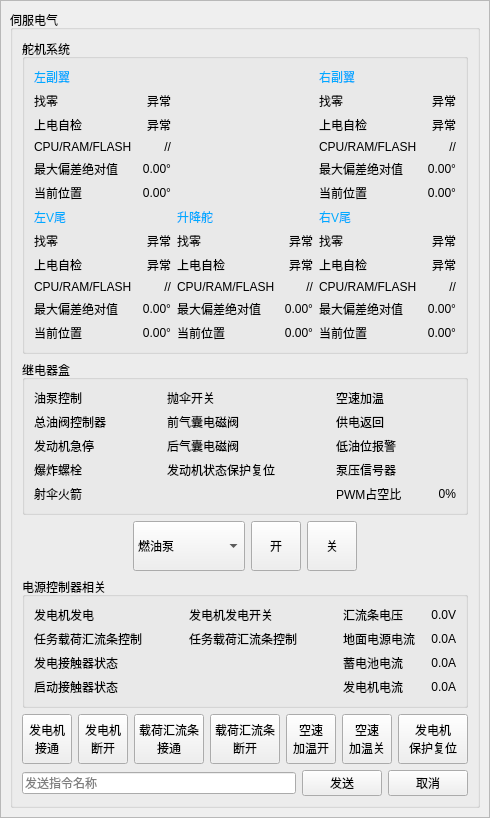
<?xml version="1.0" encoding="UTF-8"?>
<ui version="4.0">
 <class>ServoElectricPanel</class>
 <widget class="QWidget" name="ServoElectricPanel">
  <property name="geometry">
   <rect>
    <x>0</x>
    <y>0</y>
    <width>488</width>
    <height>671</height>
   </rect>
  </property>
  <property name="windowTitle">
   <string>Form</string>
  </property>
  <layout class="QGridLayout" name="gridLayout">
   <property name="leftMargin">
    <number>0</number>
   </property>
   <property name="topMargin">
    <number>0</number>
   </property>
   <property name="rightMargin">
    <number>0</number>
   </property>
   <property name="bottomMargin">
    <number>0</number>
   </property>
   <property name="spacing">
    <number>0</number>
   </property>
   <item row="0" column="0">
    <widget class="QFrame" name="frame">
     <property name="frameShape">
      <enum>QFrame::StyledPanel</enum>
     </property>
     <property name="frameShadow">
      <enum>QFrame::Raised</enum>
     </property>
     <layout class="QGridLayout" name="gridLayout_2">
      <item row="0" column="0">
       <widget class="QGroupBox" name="groupBox">
        <property name="title">
         <string>伺服电气</string>
        </property>
        <layout class="QVBoxLayout" name="verticalLayout">
         <item>
          <widget class="QGroupBox" name="groupBox_2">
           <property name="title">
            <string>舵机系统</string>
           </property>
           <layout class="QGridLayout" name="gridLayout_3">
            <item row="0" column="0">
             <widget class="QLabel" name="label">
              <property name="styleSheet">
               <string notr="true">color: rgb(0, 170, 255);</string>
              </property>
              <property name="text">
               <string>左副翼</string>
              </property>
             </widget>
            </item>
            <item row="0" column="4">
             <widget class="QLabel" name="label_55">
              <property name="styleSheet">
               <string notr="true">color: rgb(0, 170, 255);</string>
              </property>
              <property name="text">
               <string>右副翼</string>
              </property>
             </widget>
            </item>
            <item row="1" column="0">
             <widget class="QLabel" name="label_2">
              <property name="text">
               <string>找零</string>
              </property>
             </widget>
            </item>
            <item row="1" column="1">
             <widget class="QLabel" name="label_13">
              <property name="text">
               <string>异常</string>
              </property>
              <property name="alignment">
               <set>Qt::AlignRight|Qt::AlignTrailing|Qt::AlignVCenter</set>
              </property>
             </widget>
            </item>
            <item row="1" column="4">
             <widget class="QLabel" name="label_45">
              <property name="text">
               <string>找零</string>
              </property>
             </widget>
            </item>
            <item row="1" column="5">
             <widget class="QLabel" name="label_51">
              <property name="text">
               <string>异常</string>
              </property>
              <property name="alignment">
               <set>Qt::AlignRight|Qt::AlignTrailing|Qt::AlignVCenter</set>
              </property>
             </widget>
            </item>
            <item row="2" column="0">
             <widget class="QLabel" name="label_3">
              <property name="text">
               <string>上电自检</string>
              </property>
             </widget>
            </item>
            <item row="2" column="1">
             <widget class="QLabel" name="label_14">
              <property name="text">
               <string>异常</string>
              </property>
              <property name="alignment">
               <set>Qt::AlignRight|Qt::AlignTrailing|Qt::AlignVCenter</set>
              </property>
             </widget>
            </item>
            <item row="2" column="4">
             <widget class="QLabel" name="label_52">
              <property name="text">
               <string>上电自检</string>
              </property>
             </widget>
            </item>
            <item row="2" column="5">
             <widget class="QLabel" name="label_53">
              <property name="text">
               <string>异常</string>
              </property>
              <property name="alignment">
               <set>Qt::AlignRight|Qt::AlignTrailing|Qt::AlignVCenter</set>
              </property>
             </widget>
            </item>
            <item row="3" column="0">
             <widget class="QLabel" name="label_4">
              <property name="text">
               <string>CPU/RAM/FLASH</string>
              </property>
             </widget>
            </item>
            <item row="3" column="1">
             <widget class="QLabel" name="label_15">
              <property name="text">
               <string>//</string>
              </property>
              <property name="alignment">
               <set>Qt::AlignRight|Qt::AlignTrailing|Qt::AlignVCenter</set>
              </property>
             </widget>
            </item>
            <item row="3" column="4">
             <widget class="QLabel" name="label_46">
              <property name="text">
               <string>CPU/RAM/FLASH</string>
              </property>
             </widget>
            </item>
            <item row="3" column="5">
             <widget class="QLabel" name="label_48">
              <property name="text">
               <string>//</string>
              </property>
              <property name="alignment">
               <set>Qt::AlignRight|Qt::AlignTrailing|Qt::AlignVCenter</set>
              </property>
             </widget>
            </item>
            <item row="4" column="0">
             <widget class="QLabel" name="label_5">
              <property name="text">
               <string>最大偏差绝对值</string>
              </property>
             </widget>
            </item>
            <item row="4" column="1">
             <widget class="QLabel" name="label_16">
              <property name="text">
               <string>0.00°</string>
              </property>
              <property name="alignment">
               <set>Qt::AlignRight|Qt::AlignTrailing|Qt::AlignVCenter</set>
              </property>
             </widget>
            </item>
            <item row="4" column="4">
             <widget class="QLabel" name="label_44">
              <property name="text">
               <string>最大偏差绝对值</string>
              </property>
             </widget>
            </item>
            <item row="4" column="5">
             <widget class="QLabel" name="label_49">
              <property name="text">
               <string>0.00°</string>
              </property>
              <property name="alignment">
               <set>Qt::AlignRight|Qt::AlignTrailing|Qt::AlignVCenter</set>
              </property>
             </widget>
            </item>
            <item row="5" column="0">
             <widget class="QLabel" name="label_6">
              <property name="text">
               <string>当前位置</string>
              </property>
             </widget>
            </item>
            <item row="5" column="1">
             <widget class="QLabel" name="label_17">
              <property name="text">
               <string>0.00°</string>
              </property>
              <property name="alignment">
               <set>Qt::AlignRight|Qt::AlignTrailing|Qt::AlignVCenter</set>
              </property>
             </widget>
            </item>
            <item row="5" column="4">
             <widget class="QLabel" name="label_50">
              <property name="text">
               <string>当前位置</string>
              </property>
             </widget>
            </item>
            <item row="5" column="5">
             <widget class="QLabel" name="label_47">
              <property name="text">
               <string>0.00°</string>
              </property>
              <property name="alignment">
               <set>Qt::AlignRight|Qt::AlignTrailing|Qt::AlignVCenter</set>
              </property>
             </widget>
            </item>
            <item row="6" column="0">
             <widget class="QLabel" name="label_7">
              <property name="styleSheet">
               <string notr="true">color: rgb(0, 170, 255);</string>
              </property>
              <property name="text">
               <string>左V尾</string>
              </property>
             </widget>
            </item>
            <item row="6" column="2">
             <widget class="QLabel" name="label_23">
              <property name="styleSheet">
               <string notr="true">color: rgb(0, 170, 255);</string>
              </property>
              <property name="text">
               <string>升降舵</string>
              </property>
             </widget>
            </item>
            <item row="6" column="4">
             <widget class="QLabel" name="label_54">
              <property name="styleSheet">
               <string notr="true">color: rgb(0, 170, 255);</string>
              </property>
              <property name="text">
               <string>右V尾</string>
              </property>
             </widget>
            </item>
            <item row="7" column="0">
             <widget class="QLabel" name="label_11">
              <property name="text">
               <string>找零</string>
              </property>
             </widget>
            </item>
            <item row="7" column="1">
             <widget class="QLabel" name="label_18">
              <property name="text">
               <string>异常</string>
              </property>
              <property name="alignment">
               <set>Qt::AlignRight|Qt::AlignTrailing|Qt::AlignVCenter</set>
              </property>
             </widget>
            </item>
            <item row="7" column="2">
             <widget class="QLabel" name="label_25">
              <property name="text">
               <string>找零</string>
              </property>
             </widget>
            </item>
            <item row="7" column="3">
             <widget class="QLabel" name="label_31">
              <property name="text">
               <string>异常</string>
              </property>
              <property name="alignment">
               <set>Qt::AlignRight|Qt::AlignTrailing|Qt::AlignVCenter</set>
              </property>
             </widget>
            </item>
            <item row="7" column="4">
             <widget class="QLabel" name="label_35">
              <property name="text">
               <string>找零</string>
              </property>
             </widget>
            </item>
            <item row="7" column="5">
             <widget class="QLabel" name="label_41">
              <property name="text">
               <string>异常</string>
              </property>
              <property name="alignment">
               <set>Qt::AlignRight|Qt::AlignTrailing|Qt::AlignVCenter</set>
              </property>
             </widget>
            </item>
            <item row="8" column="0">
             <widget class="QLabel" name="label_12">
              <property name="text">
               <string>上电自检</string>
              </property>
             </widget>
            </item>
            <item row="8" column="1">
             <widget class="QLabel" name="label_20">
              <property name="text">
               <string>异常</string>
              </property>
              <property name="alignment">
               <set>Qt::AlignRight|Qt::AlignTrailing|Qt::AlignVCenter</set>
              </property>
             </widget>
            </item>
            <item row="8" column="2">
             <widget class="QLabel" name="label_32">
              <property name="text">
               <string>上电自检</string>
              </property>
             </widget>
            </item>
            <item row="8" column="3">
             <widget class="QLabel" name="label_33">
              <property name="text">
               <string>异常</string>
              </property>
              <property name="alignment">
               <set>Qt::AlignRight|Qt::AlignTrailing|Qt::AlignVCenter</set>
              </property>
             </widget>
            </item>
            <item row="8" column="4">
             <widget class="QLabel" name="label_42">
              <property name="text">
               <string>上电自检</string>
              </property>
             </widget>
            </item>
            <item row="8" column="5">
             <widget class="QLabel" name="label_43">
              <property name="text">
               <string>异常</string>
              </property>
              <property name="alignment">
               <set>Qt::AlignRight|Qt::AlignTrailing|Qt::AlignVCenter</set>
              </property>
             </widget>
            </item>
            <item row="9" column="0">
             <widget class="QLabel" name="label_9">
              <property name="text">
               <string>CPU/RAM/FLASH</string>
              </property>
             </widget>
            </item>
            <item row="9" column="1">
             <widget class="QLabel" name="label_21">
              <property name="text">
               <string>//</string>
              </property>
              <property name="alignment">
               <set>Qt::AlignRight|Qt::AlignTrailing|Qt::AlignVCenter</set>
              </property>
             </widget>
            </item>
            <item row="9" column="2">
             <widget class="QLabel" name="label_26">
              <property name="text">
               <string>CPU/RAM/FLASH</string>
              </property>
             </widget>
            </item>
            <item row="9" column="3">
             <widget class="QLabel" name="label_28">
              <property name="text">
               <string>//</string>
              </property>
              <property name="alignment">
               <set>Qt::AlignRight|Qt::AlignTrailing|Qt::AlignVCenter</set>
              </property>
             </widget>
            </item>
            <item row="9" column="4">
             <widget class="QLabel" name="label_36">
              <property name="text">
               <string>CPU/RAM/FLASH</string>
              </property>
             </widget>
            </item>
            <item row="9" column="5">
             <widget class="QLabel" name="label_38">
              <property name="text">
               <string>//</string>
              </property>
              <property name="alignment">
               <set>Qt::AlignRight|Qt::AlignTrailing|Qt::AlignVCenter</set>
              </property>
             </widget>
            </item>
            <item row="10" column="0">
             <widget class="QLabel" name="label_8">
              <property name="text">
               <string>最大偏差绝对值</string>
              </property>
             </widget>
            </item>
            <item row="10" column="1">
             <widget class="QLabel" name="label_19">
              <property name="text">
               <string>0.00°</string>
              </property>
              <property name="alignment">
               <set>Qt::AlignRight|Qt::AlignTrailing|Qt::AlignVCenter</set>
              </property>
             </widget>
            </item>
            <item row="10" column="2">
             <widget class="QLabel" name="label_24">
              <property name="text">
               <string>最大偏差绝对值</string>
              </property>
             </widget>
            </item>
            <item row="10" column="3">
             <widget class="QLabel" name="label_29">
              <property name="text">
               <string>0.00°</string>
              </property>
              <property name="alignment">
               <set>Qt::AlignRight|Qt::AlignTrailing|Qt::AlignVCenter</set>
              </property>
             </widget>
            </item>
            <item row="10" column="4">
             <widget class="QLabel" name="label_34">
              <property name="text">
               <string>最大偏差绝对值</string>
              </property>
             </widget>
            </item>
            <item row="10" column="5">
             <widget class="QLabel" name="label_39">
              <property name="text">
               <string>0.00°</string>
              </property>
              <property name="alignment">
               <set>Qt::AlignRight|Qt::AlignTrailing|Qt::AlignVCenter</set>
              </property>
             </widget>
            </item>
            <item row="11" column="0">
             <widget class="QLabel" name="label_10">
              <property name="text">
               <string>当前位置</string>
              </property>
             </widget>
            </item>
            <item row="11" column="1">
             <widget class="QLabel" name="label_22">
              <property name="text">
               <string>0.00°</string>
              </property>
              <property name="alignment">
               <set>Qt::AlignRight|Qt::AlignTrailing|Qt::AlignVCenter</set>
              </property>
             </widget>
            </item>
            <item row="11" column="2">
             <widget class="QLabel" name="label_30">
              <property name="text">
               <string>当前位置</string>
              </property>
             </widget>
            </item>
            <item row="11" column="3">
             <widget class="QLabel" name="label_27">
              <property name="text">
               <string>0.00°</string>
              </property>
              <property name="alignment">
               <set>Qt::AlignRight|Qt::AlignTrailing|Qt::AlignVCenter</set>
              </property>
             </widget>
            </item>
            <item row="11" column="4">
             <widget class="QLabel" name="label_40">
              <property name="text">
               <string>当前位置</string>
              </property>
             </widget>
            </item>
            <item row="11" column="5">
             <widget class="QLabel" name="label_37">
              <property name="text">
               <string>0.00°</string>
              </property>
              <property name="alignment">
               <set>Qt::AlignRight|Qt::AlignTrailing|Qt::AlignVCenter</set>
              </property>
             </widget>
            </item>
           </layout>
          </widget>
         </item>
         <item>
          <widget class="QGroupBox" name="groupBox_3">
           <property name="title">
            <string>继电器盒</string>
           </property>
           <layout class="QGridLayout" name="gridLayout_4">
            <item row="0" column="0">
             <widget class="QLabel" name="label_56">
              <property name="text">
               <string>油泵控制</string>
              </property>
             </widget>
            </item>
            <item row="0" column="1">
             <widget class="QLabel" name="label_65">
              <property name="text">
               <string/>
              </property>
              <property name="alignment">
               <set>Qt::AlignRight|Qt::AlignTrailing|Qt::AlignVCenter</set>
              </property>
             </widget>
            </item>
            <item row="0" column="2">
             <widget class="QLabel" name="label_63">
              <property name="text">
               <string>抛伞开关</string>
              </property>
             </widget>
            </item>
            <item row="0" column="3">
             <widget class="QLabel" name="label_72">
              <property name="text">
               <string/>
              </property>
              <property name="alignment">
               <set>Qt::AlignRight|Qt::AlignTrailing|Qt::AlignVCenter</set>
              </property>
             </widget>
            </item>
            <item row="0" column="4">
             <widget class="QLabel" name="label_81">
              <property name="text">
               <string>空速加温</string>
              </property>
             </widget>
            </item>
            <item row="0" column="5">
             <widget class="QLabel" name="label_77">
              <property name="text">
               <string/>
              </property>
              <property name="alignment">
               <set>Qt::AlignRight|Qt::AlignTrailing|Qt::AlignVCenter</set>
              </property>
             </widget>
            </item>
            <item row="1" column="0">
             <widget class="QLabel" name="label_57">
              <property name="text">
               <string>总油阀控制器</string>
              </property>
             </widget>
            </item>
            <item row="1" column="1">
             <widget class="QLabel" name="label_67">
              <property name="text">
               <string/>
              </property>
              <property name="alignment">
               <set>Qt::AlignRight|Qt::AlignTrailing|Qt::AlignVCenter</set>
              </property>
             </widget>
            </item>
            <item row="1" column="2">
             <widget class="QLabel" name="label_61">
              <property name="text">
               <string>前气囊电磁阀</string>
              </property>
             </widget>
            </item>
            <item row="1" column="3">
             <widget class="QLabel" name="label_74">
              <property name="text">
               <string/>
              </property>
              <property name="alignment">
               <set>Qt::AlignRight|Qt::AlignTrailing|Qt::AlignVCenter</set>
              </property>
             </widget>
            </item>
            <item row="1" column="4">
             <widget class="QLabel" name="label_73">
              <property name="text">
               <string>供电返回</string>
              </property>
             </widget>
            </item>
            <item row="1" column="5">
             <widget class="QLabel" name="label_79">
              <property name="text">
               <string/>
              </property>
              <property name="alignment">
               <set>Qt::AlignRight|Qt::AlignTrailing|Qt::AlignVCenter</set>
              </property>
             </widget>
            </item>
            <item row="2" column="0">
             <widget class="QLabel" name="label_58">
              <property name="text">
               <string>发动机急停</string>
              </property>
             </widget>
            </item>
            <item row="2" column="1">
             <widget class="QLabel" name="label_68">
              <property name="text">
               <string/>
              </property>
              <property name="alignment">
               <set>Qt::AlignRight|Qt::AlignTrailing|Qt::AlignVCenter</set>
              </property>
             </widget>
            </item>
            <item row="2" column="2">
             <widget class="QLabel" name="label_62">
              <property name="text">
               <string>后气囊电磁阀</string>
              </property>
             </widget>
            </item>
            <item row="2" column="3">
             <widget class="QLabel" name="label_71">
              <property name="text">
               <string/>
              </property>
              <property name="alignment">
               <set>Qt::AlignRight|Qt::AlignTrailing|Qt::AlignVCenter</set>
              </property>
             </widget>
            </item>
            <item row="2" column="4">
             <widget class="QLabel" name="label_80">
              <property name="text">
               <string>低油位报警</string>
              </property>
             </widget>
            </item>
            <item row="2" column="5">
             <widget class="QLabel" name="label_76">
              <property name="text">
               <string/>
              </property>
              <property name="alignment">
               <set>Qt::AlignRight|Qt::AlignTrailing|Qt::AlignVCenter</set>
              </property>
             </widget>
            </item>
            <item row="3" column="0">
             <widget class="QLabel" name="label_59">
              <property name="text">
               <string>爆炸螺栓</string>
              </property>
             </widget>
            </item>
            <item row="3" column="1">
             <widget class="QLabel" name="label_66">
              <property name="text">
               <string/>
              </property>
              <property name="alignment">
               <set>Qt::AlignRight|Qt::AlignTrailing|Qt::AlignVCenter</set>
              </property>
             </widget>
            </item>
            <item row="3" column="2">
             <widget class="QLabel" name="label_64">
              <property name="text">
               <string>发动机状态保护复位</string>
              </property>
             </widget>
            </item>
            <item row="3" column="3">
             <widget class="QLabel" name="label_70">
              <property name="text">
               <string/>
              </property>
              <property name="alignment">
               <set>Qt::AlignRight|Qt::AlignTrailing|Qt::AlignVCenter</set>
              </property>
             </widget>
            </item>
            <item row="3" column="4">
             <widget class="QLabel" name="label_83">
              <property name="text">
               <string>泵压信号器</string>
              </property>
             </widget>
            </item>
            <item row="3" column="5">
             <widget class="QLabel" name="label_75">
              <property name="text">
               <string/>
              </property>
              <property name="alignment">
               <set>Qt::AlignRight|Qt::AlignTrailing|Qt::AlignVCenter</set>
              </property>
             </widget>
            </item>
            <item row="4" column="0">
             <widget class="QLabel" name="label_60">
              <property name="text">
               <string>射伞火箭</string>
              </property>
             </widget>
            </item>
            <item row="4" column="1">
             <widget class="QLabel" name="label_69">
              <property name="text">
               <string/>
              </property>
              <property name="alignment">
               <set>Qt::AlignRight|Qt::AlignTrailing|Qt::AlignVCenter</set>
              </property>
             </widget>
            </item>
            <item row="4" column="4">
             <widget class="QLabel" name="label_82">
              <property name="text">
               <string>PWM占空比</string>
              </property>
             </widget>
            </item>
            <item row="4" column="5">
             <widget class="QLabel" name="label_78">
              <property name="text">
               <string>0%</string>
              </property>
              <property name="alignment">
               <set>Qt::AlignRight|Qt::AlignTrailing|Qt::AlignVCenter</set>
              </property>
             </widget>
            </item>
           </layout>
          </widget>
         </item>
         <item>
          <layout class="QHBoxLayout" name="horizontalLayout">
           <item>
            <spacer name="horizontalSpacer">
             <property name="orientation">
              <enum>Qt::Horizontal</enum>
             </property>
             <property name="sizeHint" stdset="0">
              <size>
               <width>40</width>
               <height>20</height>
              </size>
             </property>
            </spacer>
           </item>
           <item>
            <widget class="QComboBox" name="comboBox">
             <property name="sizePolicy">
              <sizepolicy hsizetype="Expanding" vsizetype="Fixed">
               <horstretch>0</horstretch>
               <verstretch>0</verstretch>
              </sizepolicy>
             </property>
             <property name="minimumSize">
              <size>
               <width>0</width>
               <height>50</height>
              </size>
             </property>
             <item>
              <property name="text">
               <string>燃油泵</string>
              </property>
             </item>
            </widget>
           </item>
           <item>
            <widget class="QToolButton" name="toolButton">
             <property name="minimumSize">
              <size>
               <width>50</width>
               <height>50</height>
              </size>
             </property>
             <property name="text">
              <string>开</string>
             </property>
            </widget>
           </item>
           <item>
            <widget class="QToolButton" name="toolButton_2">
             <property name="minimumSize">
              <size>
               <width>50</width>
               <height>50</height>
              </size>
             </property>
             <property name="text">
              <string>关</string>
             </property>
            </widget>
           </item>
           <item>
            <spacer name="horizontalSpacer_2">
             <property name="orientation">
              <enum>Qt::Horizontal</enum>
             </property>
             <property name="sizeHint" stdset="0">
              <size>
               <width>40</width>
               <height>20</height>
              </size>
             </property>
            </spacer>
           </item>
          </layout>
         </item>
         <item>
          <widget class="QGroupBox" name="groupBox_4">
           <property name="title">
            <string>电源控制器相关</string>
           </property>
           <layout class="QGridLayout" name="gridLayout_5">
            <item row="0" column="0">
             <widget class="QLabel" name="label_84">
              <property name="text">
               <string>发电机发电</string>
              </property>
             </widget>
            </item>
            <item row="0" column="1">
             <widget class="QLabel" name="label_90">
              <property name="text">
               <string/>
              </property>
              <property name="alignment">
               <set>Qt::AlignRight|Qt::AlignTrailing|Qt::AlignVCenter</set>
              </property>
             </widget>
            </item>
            <item row="0" column="2">
             <widget class="QLabel" name="label_92">
              <property name="text">
               <string>发电机发电开关</string>
              </property>
             </widget>
            </item>
            <item row="0" column="3">
             <widget class="QLabel" name="label_93">
              <property name="text">
               <string/>
              </property>
              <property name="alignment">
               <set>Qt::AlignRight|Qt::AlignTrailing|Qt::AlignVCenter</set>
              </property>
             </widget>
            </item>
            <item row="0" column="4">
             <widget class="QLabel" name="label_96">
              <property name="text">
               <string>汇流条电压</string>
              </property>
             </widget>
            </item>
            <item row="0" column="5">
             <widget class="QLabel" name="label_99">
              <property name="text">
               <string>0.0V</string>
              </property>
              <property name="alignment">
               <set>Qt::AlignRight|Qt::AlignTrailing|Qt::AlignVCenter</set>
              </property>
             </widget>
            </item>
            <item row="1" column="0">
             <widget class="QLabel" name="label_85">
              <property name="text">
               <string>任务载荷汇流条控制</string>
              </property>
             </widget>
            </item>
            <item row="1" column="1">
             <widget class="QLabel" name="label_91">
              <property name="text">
               <string/>
              </property>
              <property name="alignment">
               <set>Qt::AlignRight|Qt::AlignTrailing|Qt::AlignVCenter</set>
              </property>
             </widget>
            </item>
            <item row="1" column="2">
             <widget class="QLabel" name="label_94">
              <property name="text">
               <string>任务载荷汇流条控制</string>
              </property>
             </widget>
            </item>
            <item row="1" column="3">
             <widget class="QLabel" name="label_95">
              <property name="text">
               <string/>
              </property>
              <property name="alignment">
               <set>Qt::AlignRight|Qt::AlignTrailing|Qt::AlignVCenter</set>
              </property>
             </widget>
            </item>
            <item row="1" column="4">
             <widget class="QLabel" name="label_100">
              <property name="text">
               <string>地面电源电流</string>
              </property>
             </widget>
            </item>
            <item row="1" column="5">
             <widget class="QLabel" name="label_102">
              <property name="text">
               <string>0.0A</string>
              </property>
              <property name="alignment">
               <set>Qt::AlignRight|Qt::AlignTrailing|Qt::AlignVCenter</set>
              </property>
             </widget>
            </item>
            <item row="2" column="0">
             <widget class="QLabel" name="label_86">
              <property name="text">
               <string>发电接触器状态</string>
              </property>
             </widget>
            </item>
            <item row="2" column="1">
             <widget class="QLabel" name="label_89">
              <property name="text">
               <string/>
              </property>
              <property name="alignment">
               <set>Qt::AlignRight|Qt::AlignTrailing|Qt::AlignVCenter</set>
              </property>
             </widget>
            </item>
            <item row="2" column="4">
             <widget class="QLabel" name="label_97">
              <property name="text">
               <string>蓄电池电流</string>
              </property>
             </widget>
            </item>
            <item row="2" column="5">
             <widget class="QLabel" name="label_98">
              <property name="text">
               <string>0.0A</string>
              </property>
              <property name="alignment">
               <set>Qt::AlignRight|Qt::AlignTrailing|Qt::AlignVCenter</set>
              </property>
             </widget>
            </item>
            <item row="3" column="0">
             <widget class="QLabel" name="label_87">
              <property name="text">
               <string>启动接触器状态</string>
              </property>
             </widget>
            </item>
            <item row="3" column="1">
             <widget class="QLabel" name="label_88">
              <property name="text">
               <string/>
              </property>
              <property name="alignment">
               <set>Qt::AlignRight|Qt::AlignTrailing|Qt::AlignVCenter</set>
              </property>
             </widget>
            </item>
            <item row="3" column="4">
             <widget class="QLabel" name="label_101">
              <property name="text">
               <string>发电机电流</string>
              </property>
             </widget>
            </item>
            <item row="3" column="5">
             <widget class="QLabel" name="label_103">
              <property name="text">
               <string>0.0A</string>
              </property>
              <property name="alignment">
               <set>Qt::AlignRight|Qt::AlignTrailing|Qt::AlignVCenter</set>
              </property>
             </widget>
            </item>
           </layout>
          </widget>
         </item>
         <item>
          <layout class="QHBoxLayout" name="horizontalLayout_2">
           <item>
            <widget class="QToolButton" name="toolButton_3">
             <property name="minimumSize">
              <size>
               <width>50</width>
               <height>50</height>
              </size>
             </property>
             <property name="text">
              <string>发电机
接通</string>
             </property>
            </widget>
           </item>
           <item>
            <widget class="QToolButton" name="toolButton_4">
             <property name="minimumSize">
              <size>
               <width>50</width>
               <height>50</height>
              </size>
             </property>
             <property name="text">
              <string>发电机
断开</string>
             </property>
            </widget>
           </item>
           <item>
            <widget class="QToolButton" name="toolButton_5">
             <property name="minimumSize">
              <size>
               <width>70</width>
               <height>50</height>
              </size>
             </property>
             <property name="text">
              <string>载荷汇流条
接通</string>
             </property>
            </widget>
           </item>
           <item>
            <widget class="QToolButton" name="toolButton_6">
             <property name="minimumSize">
              <size>
               <width>70</width>
               <height>50</height>
              </size>
             </property>
             <property name="text">
              <string>载荷汇流条
断开</string>
             </property>
            </widget>
           </item>
           <item>
            <widget class="QToolButton" name="toolButton_7">
             <property name="minimumSize">
              <size>
               <width>50</width>
               <height>50</height>
              </size>
             </property>
             <property name="text">
              <string>空速
加温开</string>
             </property>
            </widget>
           </item>
           <item>
            <widget class="QToolButton" name="toolButton_8">
             <property name="minimumSize">
              <size>
               <width>50</width>
               <height>50</height>
              </size>
             </property>
             <property name="text">
              <string>空速
加温关</string>
             </property>
            </widget>
           </item>
           <item>
            <widget class="QToolButton" name="toolButton_9">
             <property name="minimumSize">
              <size>
               <width>70</width>
               <height>50</height>
              </size>
             </property>
             <property name="text">
              <string>发电机
保护复位</string>
             </property>
            </widget>
           </item>
          </layout>
         </item>
         <item>
          <spacer name="verticalSpacer">
           <property name="orientation">
            <enum>Qt::Vertical</enum>
           </property>
           <property name="sizeHint" stdset="0">
            <size>
             <width>20</width>
             <height>40</height>
            </size>
           </property>
          </spacer>
         </item>
         <item>
          <layout class="QHBoxLayout" name="horizontalLayout_3">
           <item>
            <widget class="QLineEdit" name="lineEdit">
             <property name="placeholderText">
              <string>发送指令名称</string>
             </property>
            </widget>
           </item>
           <item>
            <widget class="QPushButton" name="pushButton">
             <property name="text">
              <string>发送</string>
             </property>
            </widget>
           </item>
           <item>
            <widget class="QPushButton" name="pushButton_2">
             <property name="text">
              <string>取消</string>
             </property>
            </widget>
           </item>
          </layout>
         </item>
        </layout>
       </widget>
      </item>
     </layout>
    </widget>
   </item>
  </layout>
 </widget>
 <resources/>
 <connections/>
</ui>
